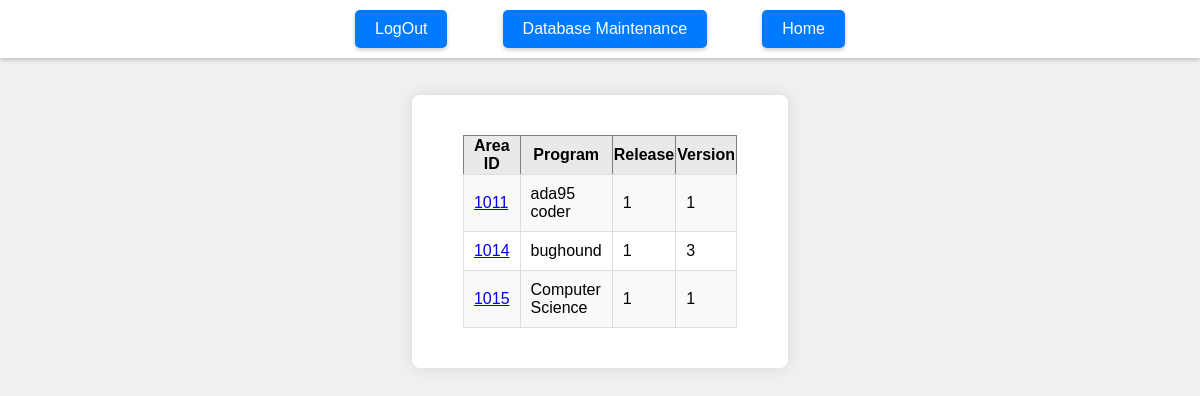
Screenshot of /add_area (signed in) with the database file from the repository.
### tables this page shows
CREATE TABLE `programs` ( `prog_id` integer PRIMARY KEY AUTOINCREMENT, `program` varchar(32) NOT NULL, `program_release` varchar(32) NOT NULL, `program_version` varchar(32) NOT NULL);

### app.py (the view)
@app.route("/add_area",methods=["GET","POST"])
def add_area():
    if "loggedin" not in session:
        return render_template("login.html")
    programs = get_programs()
    if request.method == "GET":
        return render_template('add_area.html',programs=programs)

### app.py (called while the page is built)
def connect_db():
    sql = sqlite3.connect("/Users/ishanunnarkar/Desktop/Projects/Bug_Hound-Project-main/server/db/bughound.db")
    sql.row_factory = sqlite3.Row
    return sql

def get_db():
    if not hasattr(g,"sqlite3"):
        g.sqlite_db = connect_db()
    return g.sqlite_db

def get_programs():
    db=get_db()
    cur = db.execute('select * from programs')
    programs = cur.fetchall()
    return programs

### templates/add_area.html (shortened to what this page needs)
<!DOCTYPE html>
<html lang="en">
<head>
    <link rel="stylesheet" href="{{ url_for('static', filename='css/database_maintenance.css') }}">
</head>
<body>
    <div class="header">
        <div class="navigation">
            <a href="{{url_for('logout')}}" class="btn header-btn">LogOut</a>
            <a href="{{url_for('database_maintenance')}}" class="btn header-btn">Database Maintenance</a>
            <a href="{{url_for('index_page')}}" class="btn header-btn">Home</a>
        </div>
    </div>
    <div class="styled-container">
        <table style="width:25%" border="1">
            <thead>
                <tr>
                    <th>Area ID</th>
                    <th>Program</th>
                    <th>Release</th>
                    <th>Version</th>
                </tr>
            </thead>
            <tbody>
                {% for program in programs %}
                <tr>
                    <td><a href="{{ url_for('add_update_area_program', prog_id=program[0], condition1=False) }}">{{ program[0] }}</a></td>
                    <td>{{ program[1] }}</td>
                    <td>{{ program[2] }}</td>
                    <td>{{ program[3] }}</td>
                </tr>
                {% endfor %}
            </tbody>
        </table>
    </div>
</body>
</html>

### static/css/database_maintenance.css (style rules this page uses)
body { background-color: #f0f0f0; font-family: Arial, sans-serif; margin: 0; padding-top: 75px; display: flex; flex-direction: column; align-items: center; }
.header { width: 100%; display: flex; flex-direction: row; align-items: center; padding: 10px 0; background: #fff; box-shadow: 0 2px 4px rgba(0,0,0,0.2); position: fixed; top: 0; z-index: 1000; }
table { width: 100%; max-width: 600px; border-collapse: collapse; margin: 20px 0; }
td { padding: 10px; border: 1px solid #ddd; }
table thead tr { background-color: #e9e9e9; }
table tbody tr:nth-child(odd) { background-color: #f9f9f9; }
.btn, input[type="submit"], input[type="reset"], button[type="button"] { box-shadow: 0px 2px 4px rgba(0,0,0,0.2); transition: background-color 0.3s ease, box-shadow 0.3s ease; }
.navigation { display: flex; justify-content: space-between; padding: 0 20px; width: 100%; max-width: 500px; margin: auto; }
.btn, input[type="submit"], input[type="reset"], button[type="button"], .button-row .btn { padding: 10px 20px; background-color: #007bff; color: white; border: none; border-radius: 5px; cursor: pointer; text-decoration: none; margin: 5px; font-size: inherit; }
.header-btn { padding: 10px 20px; background-color: #007bff; color: white; border: none; border-radius: 5px; cursor: pointer; margin: 0 5px; }
.styled-container { background-color: white; padding: 20px; border-radius: 8px; box-shadow: 0px 0px 15px rgba(0,0,0,0.1); margin-top: 20px; margin-bottom: 20px; margin-left: auto; margin-right: auto; width: fit-content; max-width: 90%; display: flex; justify-content: space-evenly; }

### rows the page displays
programs: prog_id "1011", program "ada95 coder", program_release "1", program_version "1"
programs: prog_id "1014", program "bughound", program_release "1", program_version "3"
programs: prog_id "1015", program "Computer Science", program_release "1", program_version "1"
